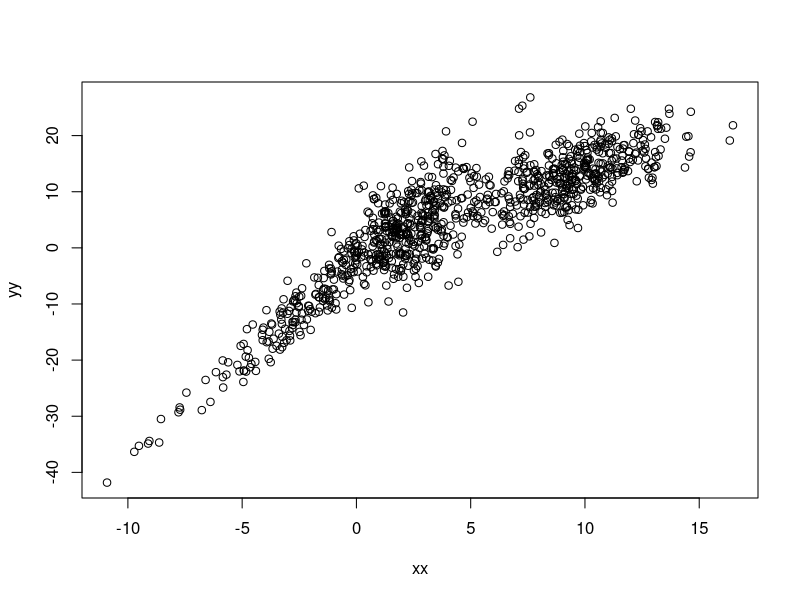

Write R code to recreate this figure. (Note: this script raises an error after producing the figure.)
tt = seq(0.01,10,by=0.01)
N = length(tt)
set.seed(11516641)
splits = c(1,sort(sample(2:N,4)),N+1)
split_lengths = sapply(1:5,function(i) splits[i+1] - splits[i])
split_lengths

beta0s = runif(5,-3,3)
beta0s = unlist(sapply(1:5,function(i) rep(beta0s[i],split_lengths[i])))

beta1s = runif(5,1,7)
beta1s = unlist(sapply(1:5,function(i) rep(beta1s[i],split_lengths[i])))

sigmas = runif(5,1,6)
sigmas = unlist(sapply(1:5,function(i) rep(sigmas[i],split_lengths[i])))

mus = runif(5,-10,10)
mus = unlist(sapply(1:5,function(i) rep(mus[i],split_lengths[i])))

mu_sigmas = runif(5,0,6)
mu_sigmas = unlist(sapply(1:5,function(i) rep(mu_sigmas[i],split_lengths[i])))

xx = rnorm(N,mus,mu_sigmas)
yy = beta0s + xx*beta1s + rnorm(N,0,sigmas)
plot(xx,yy)

ggplot(data.frame(xx),aes(x = xx, y = yy, colour = tt)) +
  geom_point(shape = 18,size=1.6) +    
  geom_smooth(method = "lm",col = "purple",size = 0.5) +
  scale_colour_gradient2(low="red", high="blue", mid="pink",
                         midpoint = median(tt), name = "Time")